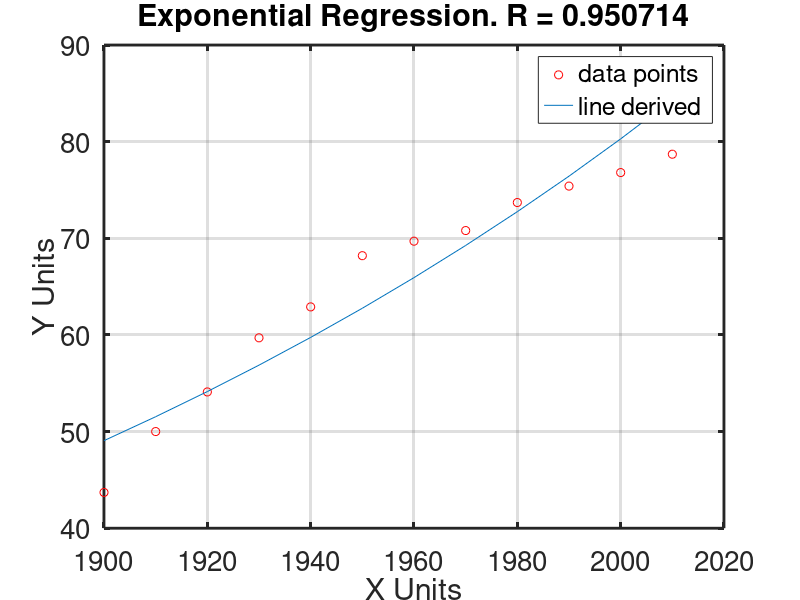

Reproduce this figure in MATLAB.
#Michael Ellerkamp, NumAnalysis
#Exponential Data Transformation Regression file

#Converting a y=Ae^B into linear data so we can use linear regression.
#             y_prime = B_prime + M_Prime * x

# B_prime is LN(A) remember that when converting.
# M_prime = B

# x = x
# y = ln(y) in regard to formula as it becomes y_prime



#Our Data
x = [1900,1910,1920,1930,1940,1950,1960,1970,1980,1990,2000,2010]
#y is for raw data and graphing but is not used in any formula.
y = [43.7,50,54.1,59.7,62.9,68.2,69.7,70.8,73.7,75.4,76.8,78.7]
#y_prime the y used in all formula. y_prime = ln(y)
y_prime = log(y)

#Important that x and y have the same length, do not make me have to implement error detection!!!
disp("\nData!!!\n")
N = length(x)
#All of our sums
disp("\nSums:\n")
Sum_X = sum(x)
Sum_X2 = sum(x.^2)
Sum_Y = sum(y_prime)
Sum_Y2 = sum(y_prime.^2)
Sum_XY = sum(x.*y_prime)
#Means
disp("\nMeans!!\n")
Mean_X = mean(x)
Mean_Y = mean(y_prime)
#this uses the L sub AB functions.
disp("\nL functions!!!\n")
Lxy = N*Sum_XY - Sum_X*Sum_Y
Lxx = N*Sum_X2-power(Sum_X,2)
Lyy = N*Sum_Y2-power(Sum_Y,2)
#now for B, A, and the equation
disp("\nB,A, and Equation!!!!\n")
B = Lxy/Lxx #also M_prime for linear
B_prime = Mean_Y - (B * Mean_X)
A = exp(B_prime)
printf("Our linear question is: ln(y) = (%d)x+%d",B, B_prime)
printf("Our exponential equation is: y = %dE^%dx",A, B)
#now for R value
disp("\nR-Value:\n")
R = Lxy / (sqrt(Lxx)*sqrt(Lyy))
#Now to add plotting this out.
#Even for testing I don't care to output this so it will have the ;
y2 = B * x + B_prime #linear representation
#y2 = A.*exp(B.*x); #exponential representation
#we are plotting the initial x,y data as red circles 'or'
#Our new equation will be plotted as a regular line x,y2
plot(x,y,'or',x,exp(y2)) #linear representation
#plot(x,y,'or',x,y2) #exponential representation
xlabel("X Units")
ylabel("Y Units")
title(sprintf("Exponential Regression. R = %d",R))
grid on
legend('data points', 'line derived')
set(gca, "linewidth", 2, "fontsize", 20)
